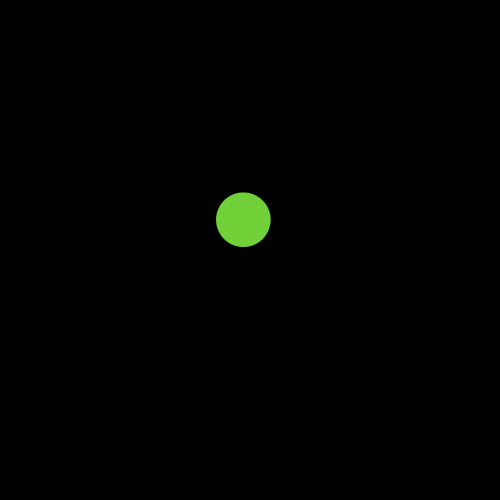
Frame 1 (no input)
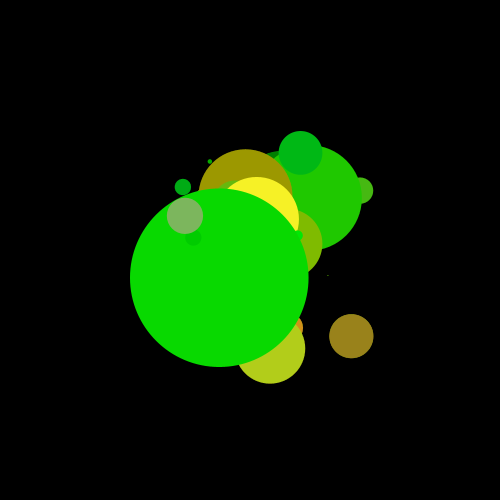
Frame 60 (the mouse pressed at the canvas centre just before this capture)
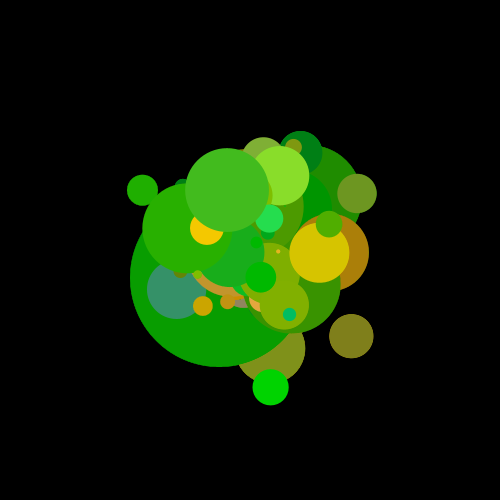
Frame 120 (the mouse held since frame 60 and released just before this capture)

The Processing sketch that drew these frames (run headless with seeded random() and noise(); from frame 60 on, the mouse is pressed at the canvas centre):

// Processing sketch: sketch_170915a
// ── sketch_170915a.pde
void setup() 
{
  size(500,500);
  background(0);
}

void draw() {
  //create an alpha blended background
  fill(0,1);
  rect(0,0,width,height);

  //get 3 gaussian random numbers w/ mean of 0 and standard deviation of 1.0
  float r = randomGaussian();
  float g = randomGaussian();
  float b = randomGaussian();

  //define standard deviation and mean
  float sd = 100; float mean = 100;
  //scale by standard deviation and mean
  //also constrain to between (0,255) since we are dealing with color
  r = constrain((r * sd) + mean,0,255);

  //repeat for g & b
  sd = 20; mean = 200;
  g = constrain((g * sd) + mean,0,255);
  sd = 50; mean = 0;
  b = constrain((b * sd) + mean,0,255);

  //get more gaussian numbers, this time for position
  float xloc = randomGaussian();
  float yloc = randomGaussian();
  sd = width/10;
  mean = width/2;
  xloc = ( xloc * sd ) + mean;
  yloc = ( yloc * sd ) + mean;
  
  float fullSize = randomGaussian()*50;

  //draw an ellipse with gaussian generated color and position
  noStroke();
  fill(r,g,b);
  ellipse(xloc,yloc,fullSize,fullSize);
}
